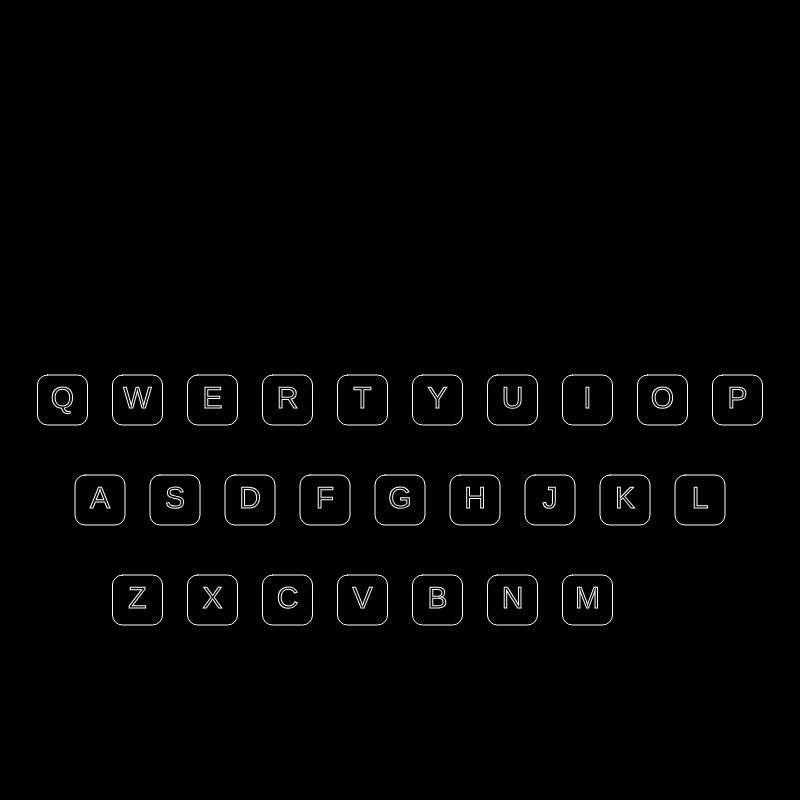
Frame 1 (no input)
Frame 60 (no input): identical to frame 1, image omitted
Frame 120 (the mouse pressed at the canvas centre since frame 60): identical to frame 1, image omitted

The p5.js sketch that drew this single still picture (run headless with seeded random() and noise() and a simulated clock; from frame 60 on, the mouse is pressed at the canvas centre):

// p5.js sketch
// ── sketch.js
let keyindex = [
  ["Q", "q", 62.5, 400],
  ["W", "w", 137.5, 400],
  ["E", "e", 212.5, 400],
  ["R", "r", 287.5, 400],
  ["T", "t", 362.5, 400],
  ["Y", "y", 437.5, 400],
  ["U", "u", 512.5, 400],
  ["I", "i", 587.5, 400],
  ["O", "o", 662.5, 400],
  ["P", "p", 737.5, 400],
  ["A", "a", 100, 500],
  ["S", "s", 175, 500],
  ["D", "d", 250, 500],
  ["F", "f", 325, 500],
  ["G", "g", 400, 500],
  ["H", "h", 475, 500],
  ["J", "j", 550, 500],
  ["K", "k", 625, 500],
  ["L", "l", 700, 500],
  ["Z", "z", 137.5, 600],
  ["X", "x", 212.5, 600],
  ["C", "c", 287.5, 600],
  ["V", "v", 362.5, 600],
  ["B", "b", 437.5, 600],
  ["N", "n", 512.5, 600],
  ["M", "m", 587.5, 600],
]

let keylist = []
let traillength = 4
let allhist = []
let raylist = []
let rayspeed = 90
let rayduration = 70
let orange = [255, 153, 51]
let lightblue = [0, 128, 255]
let memoryset = []
let interval = 100 - rayspeed
let timecount = 0
let textlist = ""
let block
let instruction1 = "CLICK HERE"
let instruction2 = "AND START TYPING"

function setup() {
  cnv = createCanvas(800, 800)
  for (const i of keyindex) {
    let newkey = new keys(i[0], i[1], i[2], i[3])
    keylist.push(newkey)
  }

  for (const k of keylist) {
    let newmemory = new memoryray(k)
    memoryset.push(newmemory)
  }

  block = new MoveControl()
}

function draw() {
  background(0)
  timecount += 1

  textAlign(RIGHT)
  textSize(12)
  fill(255)
  strokeWeight(0.1)
  //text("Not Transparent by Zongze Chen", 780, 780);

  textAlign(RIGHT)
  textSize(100)
  fill(255)
  text(textlist, 690, 200)

  noStroke()
  fill(0)
  rect(50, 200, 100, 400)

  block.play()

  textAlign(LEFT)
  textSize(60)
  stroke(255)
  strokeWeight(1)
  noFill()

  for (const m of memoryset) {
    for (let s = 0; s < m.raysets.length; s++) {
      if (timecount > m.timestamp + interval * s) {
        for (const section of m.raysets[s]) {
          for (let i = 0; i < section.length; i++) {
            if (timecount > m.timestamp + interval * i) {
              section[i].drawray()
            }
          }
        }
      }
    }
  }

  for (const r of raylist) {
    r.drawray()
  }

  for (const k of keylist) {
    k.drawkey()
  }

  //newray.drawray();
}

function keyTyped() {
  if (key >= "A" && key <= "z" && key != "Enter" && keyCode != 220) {
    allhist.push(key.toLowerCase())

    let start
    let end
    let thickness
    if (
      allhist.length > 1 &&
      allhist[allhist.length - 1] != allhist[allhist.length - 2]
    ) {
      for (const k of keylist) {
        if (k.letter == allhist[allhist.length - 1]) {
          end = k.coordination
        } else if (k.letter == allhist[allhist.length - 2]) {
          start = k.coordination
          //k.linethick += 1;
          thickness = k.linethick
        }
      }
      let newray = new ray(color(orange), rayspeed, start, end, thickness)
      raylist.push(newray)
    }

    for (const i of keylist) {
      if (i.letter == key.toLowerCase()) {
        i.addshow()
      }
    }

    for (const m of memoryset) {
      if (m.sourceletter == key.toLowerCase()) {
        m.addsection()
      }
    }

    if (allhist.length < traillength) {
      for (const i of keylist) {
        if (allhist.includes(i.letter)) {
          i.addhistory()
        }
      }
    } else {
      for (const i of keylist) {
        if (allhist.slice(-4).includes(i.letter)) {
          i.addhistory()
        }
      }
    }

    for (const m of memoryset) {
      if (m.sourceletter == key.toLowerCase() && m.sourcelist[0].length >= 2) {
        m.addray()
      }
    }

    if (raylist.length > 10) {
      raylist.splice(0, 1)
    }

    block.push()
  }

  if (key != "Enter" && keyCode != 220) {
    textlist = textlist.concat(key)
  }
}

class keys {
  constructor(upperletter, lowerletter, x, y) {
    this.upperletter = upperletter
    this.lowerletter = lowerletter
    this.x = x
    this.y = y
    this.inputhist = []
    this.size = 50
    this.textsize = 30
    this.linethick = 3
  }
  get letter() {
    return this.lowerletter
  }
  get coordination() {
    return [this.x, this.y]
  }
  get fulllist() {
    return this.inputhist
  }

  drawkey() {
    if (this.size > 50) {
      this.size -= 60 / 60
    }
    if (this.textsize > 30) {
      this.textsize -= 60 / 60
    }
    textAlign(CENTER, CENTER)
    rectMode(CENTER)
    stroke(255)
    strokeWeight(1)
    if (keyIsPressed == true) {
      if (key == this.upperletter || key == this.lowerletter) {
        fill(color(255, 153, 51))
      } else {
        noFill()
      }
    } else {
      noFill()
    }
    rect(this.x, this.y, this.size, this.size, this.size / 5)
    if (keyIsPressed == true) {
      if (key == this.upperletter || key == this.lowerletter) {
        fill(255)
      } else {
        noFill()
      }
    }
    stroke(255)
    textSize(this.textsize)
    strokeWeight(1)
    text(this.upperletter, this.x, this.y)
  }

  addshow() {
    this.inputhist.push([])
    this.size += 100
    this.textsize += 100
  }

  addhistory() {
    let keytoadd
    for (const k of keylist) {
      if (key.toLowerCase() == k.letter) {
        keytoadd = k.coordination
      }
    }
    if (this.inputhist.length < traillength) {
      for (const section of this.inputhist) {
        if (section.length < traillength) {
          section.push(keytoadd)
        }
      }
    } else {
      for (const section of this.inputhist.slice(-traillength)) {
        if (section.length < traillength) {
          section.push(keytoadd)
        }
      }
    }
  }
}

class ray {
  constructor(color, reversespeed, start, end, weightofstroke) {
    this.color = color
    this.speed = map(reversespeed, 1, 100, 100, 1)
    this.start = start
    this.end = end
    this.progress = Array.from(start)
    this.closing = Array.from(start)
    this.horizontal = this.end[0] - this.start[0]
    this.vertical = this.end[1] - this.start[1]
    this.count = 0
    this.count2 = 0
    this.time = rayduration
    this.weightofstroke = weightofstroke
  }

  get coordination() {
    return [this.progress.toString(), this.end.toString()]
  }

  drawray() {
    var fade = map(this.time, 0, 100, 0, 255)
    strokeWeight(this.weightofstroke)
    this.color.setAlpha(fade)
    stroke(this.color)
    if (this.progress[0] != this.end[0]) {
      line(this.start[0], this.start[1], this.progress[0], this.progress[1])
      if (this.count < this.speed) {
        this.count += 1
      }
      this.progress[0] =
        this.start[0] + (this.count * this.horizontal) / this.speed
      this.progress[1] =
        this.start[1] + (this.count * this.vertical) / this.speed
    } else if (this.time >= this.speed) {
      line(this.start[0], this.start[1], this.end[0], this.end[1])
      this.time -= 1
    } else if (
      this.progress[0] == this.end[0] &&
      this.closing[0] != this.end[0]
    ) {
      line(this.closing[0], this.closing[1], this.end[0], this.end[1])
      if (this.count2 < this.speed) {
        this.count2 += 1
      }
      this.closing[0] =
        this.start[0] + (this.count2 * this.horizontal) / this.speed
      this.closing[1] =
        this.start[1] + (this.count2 * this.vertical) / this.speed
    }
  }
}

class memoryray {
  constructor(source) {
    this.source = source
    this.rayset = []
    this.megaset = []
    this.interval = 100 - rayspeed
    this.starttime = 0
  }

  get raysets() {
    return this.rayset
  }

  get megasets() {
    return this.megaset
  }
  get sourceletter() {
    return this.source.letter
  }

  get sourcelist() {
    return this.source.fulllist
  }

  addsection() {
    this.rayset.push([])
  }

  get timestamp() {
    return this.starttime
  }

  addray() {
    let raytrack = this.source.fulllist
    let thickness = this.source.linethick - 2

    for (const section of raytrack) {
      if (this.rayset[raytrack.indexOf(section).length >= traillength]) {
        this.rayset[raytrack.indexOf(section)] = []
      }
      if (section.length >= 2) {
        let raytoadd = []
        for (let r = 1; r < section.length; r++) {
          let newray = new ray(
            color(lightblue),
            rayspeed,
            section[r - 1],
            section[r],
            thickness
          )
          raytoadd.push(newray)
        }
        this.rayset[raytrack.indexOf(section)].push(raytoadd)
        this.megaset.push(this.rayset)
      }
    }
    this.starttime = timecount
  }
}

class MoveControl {
  constructor() {
    this.x = 700
    this.change = 10
    this.time = 400
    this.y = 701
  }

  push() {
    this.time = 5000
  }

  play() {
    if (this.time >= 0) {
      if (this.x > 100) {
        this.x -= this.change
        this.y -= this.change / 2
      } else {
        this.x = 100
      }
    } else {
      if (this.x < 700) {
        this.x += this.change
        this.y += this.change / 2
      } else {
        this.x = 700
        textlist = ""
      }
    }
    for (let x = 99; x <= this.y; x++) {
      var fade = map(x, this.x, this.y, 255, 0)
      stroke(0, fade)
      strokeWeight(2)
      line(x, 0, x, 399)
    }
    fill(255)
    this.time -= 50
  }
}

function detectcollide(key1, key2) {
  if (key1.letter == key2.letter) {
    return false
  } else {
    let coord1 = key1.coordination
    let coord2 = key2.coordination

    let size1 = [
      coord1[0] - key1.size / 2,
      coord1[0] + key1.size / 2,
      coord1[1] - key1.size / 2,
      coord1[1] + key1.size / 2,
    ]
    let size2 = [
      coord2[0] - key2.size / 2,
      coord2[0] + key2.size / 2,
      coord2[1] - key2.size / 2,
      coord2[1] + key2.size / 2,
    ]

    if (
      (size1[0] >= size2[0] && size1[0] <= size2[1]) ||
      (size1[1] >= size2[0] && size1[1] <= size2[1])
    ) {
      if (
        (size1[2] >= size2[2] && size1[2] <= size2[3]) ||
        (size1[3] >= size2[2] && size2[3] <= size2[3])
      ) {
        return true
      }
    } else {
      return false
    }
  }
}

function removekey(key1, key2) {
  if (key1.size > key2.size) {
    keylist.splice(keylist.indexOf(key2), 1)
  } else {
    keylist.splice(keylist.indexOf(key1), 1)
  }
}

// ── style.css
html,
body {
  margin: 0;
  padding: 0;
  background-color: black;
  display: grid;
  place-items: center;
}
canvas {
  display: block;
}
